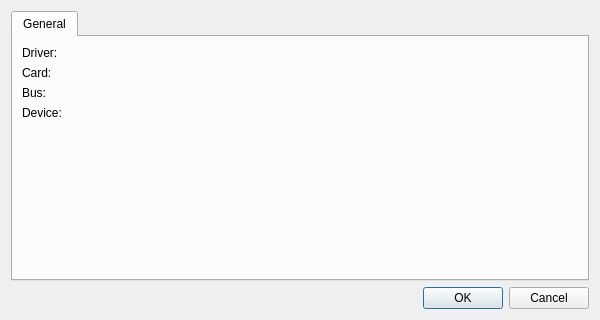
<?xml version="1.0" encoding="UTF-8"?>
<ui version="4.0">
 <class>imageSettingsUi</class>
 <widget class="QDialog" name="imageSettingsUi">
  <property name="geometry">
   <rect>
    <x>0</x>
    <y>0</y>
    <width>600</width>
    <height>320</height>
   </rect>
  </property>
  <property name="windowTitle">
   <string>Dialog</string>
  </property>
  <layout class="QVBoxLayout" name="verticalLayout_2">
   <item>
    <widget class="QTabWidget" name="tabWidget">
     <property name="currentIndex">
      <number>0</number>
     </property>
     <widget class="QWidget" name="generalTab">
      <attribute name="title">
       <string>General</string>
      </attribute>
      <layout class="QVBoxLayout" name="verticalLayout">
       <item>
        <layout class="QHBoxLayout" name="horizontalLayout">
         <item>
          <layout class="QGridLayout" name="gridLayout">
           <item row="1" column="0">
            <widget class="QLabel" name="label_3">
             <property name="text">
              <string>Card:</string>
             </property>
            </widget>
           </item>
           <item row="0" column="0">
            <widget class="QLabel" name="label">
             <property name="text">
              <string>Driver:</string>
             </property>
            </widget>
           </item>
           <item row="1" column="1">
            <widget class="QLabel" name="cardLabel">
             <property name="text">
              <string/>
             </property>
            </widget>
           </item>
           <item row="2" column="0">
            <widget class="QLabel" name="label_6">
             <property name="text">
              <string>Bus:</string>
             </property>
            </widget>
           </item>
           <item row="0" column="1">
            <widget class="QLabel" name="driverLabel">
             <property name="text">
              <string/>
             </property>
            </widget>
           </item>
           <item row="2" column="1">
            <widget class="QLabel" name="busLabel">
             <property name="text">
              <string/>
             </property>
            </widget>
           </item>
           <item row="3" column="0">
            <widget class="QLabel" name="label_2">
             <property name="text">
              <string>Device:</string>
             </property>
            </widget>
           </item>
           <item row="3" column="1">
            <widget class="QLabel" name="deviceLabel">
             <property name="text">
              <string/>
             </property>
            </widget>
           </item>
          </layout>
         </item>
         <item>
          <spacer name="horizontalSpacer">
           <property name="orientation">
            <enum>Qt::Horizontal</enum>
           </property>
           <property name="sizeHint" stdset="0">
            <size>
             <width>40</width>
             <height>20</height>
            </size>
           </property>
          </spacer>
         </item>
        </layout>
       </item>
       <item>
        <spacer name="verticalSpacer">
         <property name="orientation">
          <enum>Qt::Vertical</enum>
         </property>
         <property name="sizeHint" stdset="0">
          <size>
           <width>20</width>
           <height>382</height>
          </size>
         </property>
        </spacer>
       </item>
      </layout>
     </widget>
    </widget>
   </item>
   <item>
    <widget class="QDialogButtonBox" name="buttonBox">
     <property name="orientation">
      <enum>Qt::Horizontal</enum>
     </property>
     <property name="standardButtons">
      <set>QDialogButtonBox::Cancel|QDialogButtonBox::Ok</set>
     </property>
    </widget>
   </item>
  </layout>
 </widget>
 <resources/>
 <connections>
  <connection>
   <sender>buttonBox</sender>
   <signal>accepted()</signal>
   <receiver>imageSettingsUi</receiver>
   <slot>accept()</slot>
   <hints>
    <hint type="sourcelabel">
     <x>322</x>
     <y>272</y>
    </hint>
    <hint type="destinationlabel">
     <x>44</x>
     <y>230</y>
    </hint>
   </hints>
  </connection>
  <connection>
   <sender>buttonBox</sender>
   <signal>rejected()</signal>
   <receiver>imageSettingsUi</receiver>
   <slot>reject()</slot>
   <hints>
    <hint type="sourcelabel">
     <x>405</x>
     <y>262</y>
    </hint>
    <hint type="destinationlabel">
     <x>364</x>
     <y>227</y>
    </hint>
   </hints>
  </connection>
 </connections>
</ui>
